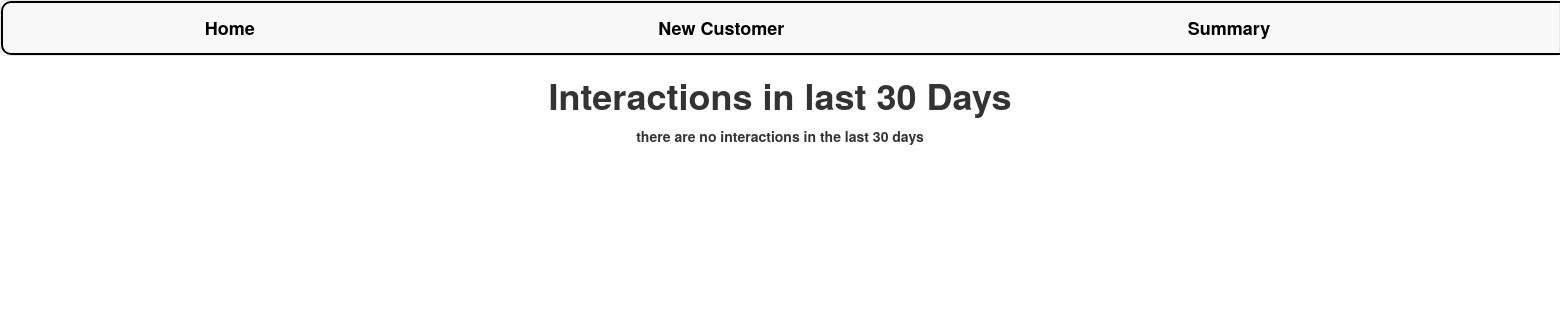
/summary/, run on an earlier commit of the app's database.
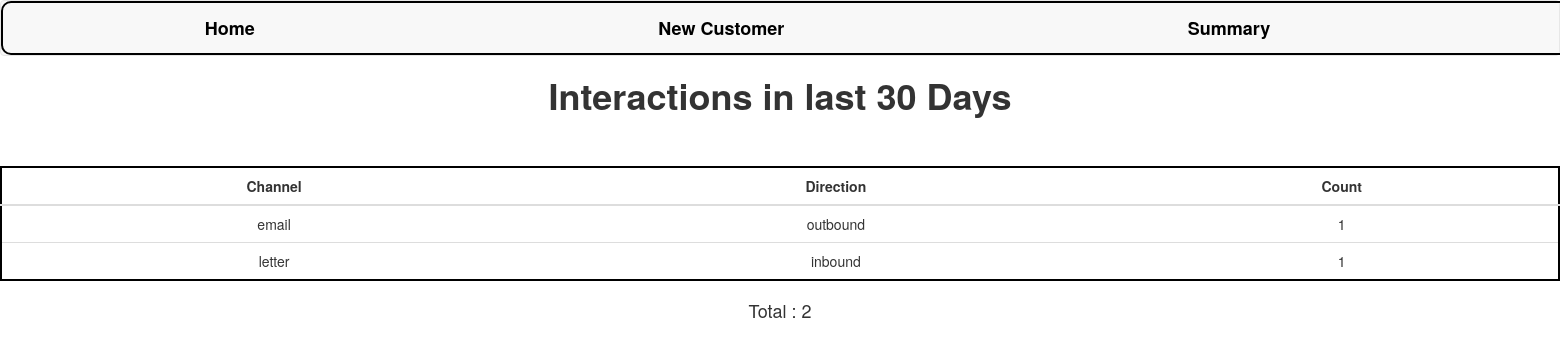
And on a later commit of the database.
### customer360/models.py (models this page shows)
class Interaction(models.Model):
    CHANNEL_CHOICES = [
        ('phone', 'Phone'),
        ('sms', 'SMS'),
        ('email', 'Email'),
        ('letter', 'Letter'),
    ]
    DIRECTION_CHOICES = [
        ('inbound', 'Inbound'),
        ('outbound', 'Outbound'),
    ]
    customer = models.ForeignKey(Customer, on_delete=models.CASCADE)
    channel = models.CharField(max_length=10, choices=CHANNEL_CHOICES)
    direction = models.CharField(max_length=10, choices=DIRECTION_CHOICES)
    interaction_date = models.DateField(auto_now_add=True)
    summary = models.TextField()

### customer360/views.py (the view)
# urls.py: path('summary/',views.summary,name='summary'),
def summary(request):
    thirty_days_ago = date.today() - timedelta(days=30)
    interactions = Interaction.objects.filter(interaction_date__gte=thirty_days_ago)
    count = len(interactions)
    interactions = interactions.values("channel","direction").annotate(count=Count('channel'))
    context={
                "interactions":interactions,
                "count":count
             }
    return render(request,"summary.html",context=context)

### customer360/templates/summary.html
{% extends 'base.html' %}
{% load static %}
{% block content %}
<html>
    <body>
        <h1> Interactions in last 30 Days  </h1>
        {% if not interactions %}
            <p> there are no interactions in the last 30 days <p>
        {% else %}
            <table class="table">
                <thead>
                    <tr>
                        <th>Channel</th>
                        <th>Direction</th>
                        <th>Count</th>
                    </tr>
                </thead>
                <tbody>
                    {% for interaction in interactions %}
                        <tr>
                            <td>{{ interaction.channel }}</td>
                            <td>{{ interaction.direction }}</td>
                            <td> {{ interaction.count }} </td>
                        </tr>
                    {% endfor %}
                </tbody>
            </table>
            <h4> Total : {{ count }} </h4>
        {% endif %}
    </body>
</html>
{% endblock content %}

### customer360/templates/base.html (shortened to what this page needs)
{% load static %}
<!DOCTYPE html>
<html>
    <head>
        <link rel="stylesheet" href="https://maxcdn.bootstrapcdn.com/bootstrap/3.4.1/css/bootstrap.min.css">
        <link rel="stylesheet" href="{% static 'css/main.css' %}">
    </head>
    <body>
        <nav class="navbar navbar-default">
                <ul class="nav navbar-nav">
                    <li>
                        <a style="color:black;" href="/">Home</a>
                    </li>
                    <li>
                        <a  style="color:black;" href="/create">New Customer</a>
                    </li>
                    <li>
                        <a style="color:black;" href="/summary">Summary</a>
                    </li>
                </ul>
        </nav>
        {% block content %}
        {% endblock %}
    </body>
</html>

### static/css/main.css (style rules this page uses)
body { text-align: center; margin: auto; }
h1,p { font-weight: bold; }
table { margin: auto; border: 2px solid #000000; margin-top: 50px; border-radius: 15px; background-color: white; text-align: center; }
th { text-align: center; }
.nav { width: 200%; border: 2px solid black; border-radius: 10px; }
.nav li { margin-right: 6%; margin-left: 6%; font-size: large; font-weight: bold; }

What changed in the data, as far as the page shows it:
added Interaction: channel "email", direction "outbound", count "1"
added Interaction: channel "letter", direction "inbound", count "1"
Also different on the page:
{{ count }}: (not shown) → "2"
text no longer shown: "there are no interactions in the last 30 days"
text now shown: "Channel Direction Count Total :"
